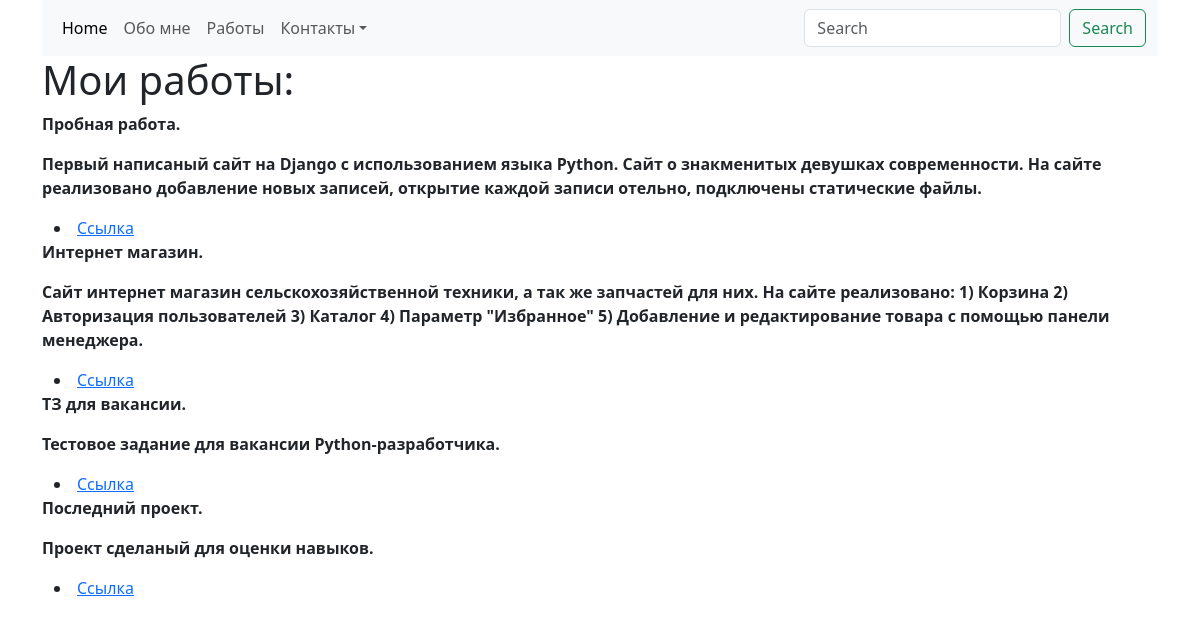
The app's page /works/ with its own data.
### portfolio_main/models.py (models this page shows, shortened)
class Works(models.Model):
    name = models.CharField(max_length=250)
    description = models.TextField(blank=True)
    url = models.URLField(blank=True)

### portfolio_main/views.py (the view)
# urls.py: path('works/', views.works, name='works'),
def works(request):
    posts = Works.objects.all()
    return render(request, 'portfolio_main/works.html',
                  {'title': 'Мои работы:', 'menu': menu, 'posts': posts}
                  )

### portfolio_main/templates/portfolio_main/works.html
{% extends 'base.html' %}
{% block content %}
<div class="container">
<h1>{{ title }}</h1>
        {% for p in posts %}
    <p class="fw-bolder">{{ p.name }}</p>
    <p class="fw-bolder">{{ p.description }}</p>
    <div class="container text-centre">
    <li><a href="{{ p.url }}">Ссылка</a></li>
        </div>
    {% endfor %}
</div>
{% endblock %}

### templates/base.html (shortened to what this page needs)
<!DOCTYPE html>
<html lang="en">
<head>
    <link href="https://cdn.jsdelivr.net/npm/bootstrap@5.3.3/dist/css/bootstrap.min.css" rel="stylesheet"
>
</head>
<body bgcolor="#ffe4c4">
<div class="container" >
<nav class="navbar navbar-expand-lg bg-body-tertiary">
    <div class="container-fluid">
        <div class="collapse navbar-collapse" id="navbarSupportedContent">
            <ul class="navbar-nav me-auto mb-2 mb-lg-0">
                <li class="nav-item">
                    <a class="nav-link active" aria-current="page" href="/">Home</a>
                </li>
                {% for m in menu %}
                {% if m.title == 'Контакты' %}
                <li class="nav-item dropdown">
                    <a class="nav-link dropdown-toggle" href="{% url m.url_name %}" role="button"
                       data-bs-toggle="dropdown"
                       aria-expanded="false">{{ m.title }}</a>
                </li>
                {% else %}
                <li class="nav-item">
                    <a class="nav-link" href="{% url m.url_name %}">{{ m.title }}</a>
                </li>
                {% endif %}
                {% endfor %}
            </ul>
            <form class="d-flex" role="search">
                <input class="form-control me-2" type="search" placeholder="Search" aria-label="Search">
                <button class="btn btn-outline-success" type="submit">Search</button>
            </form>
        </div>
    </div>
</nav>
</div>
{% block content %} {% endblock %}
</body>
</html>

### records on screen
Works: name "Пробная работа.", description "Первый написаный сайт на Django с использованием языка Python. Сайт о знакменитых девушках современности. На сайте реализовано добавление новых записей, открытие каждой записи отельно, подключены статические файлы."
Works: name "Интернет магазин.", description "Сайт интернет магазин сельскохозяйственной техники, а так же запчастей для них. На сайте реализовано: 1) Корзина 2) Авторизация пользователей 3) Каталог 4) Параметр \"Избранное\" 5) Добавление и редактирование товара с помощью панели менеджера."
Works: name "ТЗ для вакансии.", description "Тестовое задание для вакансии Python-разработчика."
Works: name "Последний проект.", description "Проект сделаный для оценки навыков."

### other values on screen
{{ m.title }} "Обо мне" "Работы"
{{ m.title }} "Контакты"
{{ title }} "Мои работы:"
